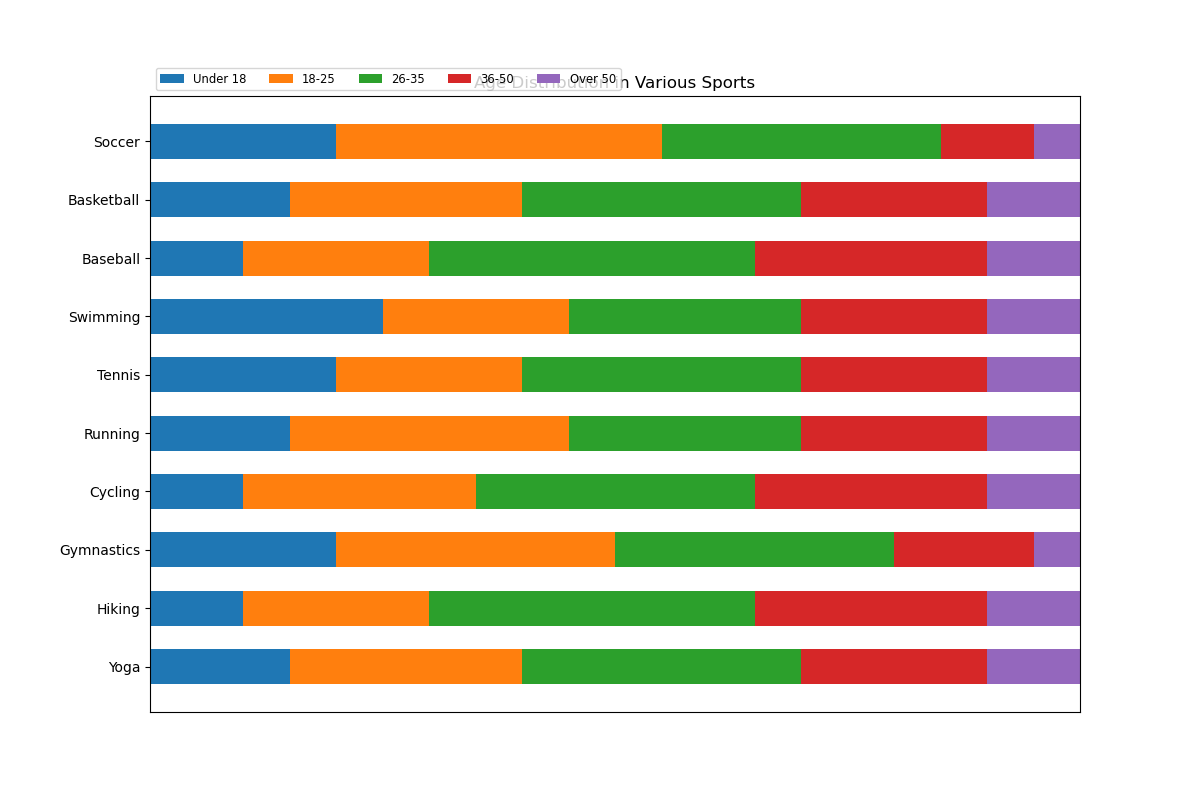

Here is the Python script that generated this plot:

import matplotlib.pyplot as plt
import numpy as np

data = np.array([
    [20, 35, 30, 10, 5],
    [15, 25, 30, 20, 10],
    [10, 20, 35, 25, 10],
    [25, 20, 25, 20, 10],
    [20, 20, 30, 20, 10],
    [15, 30, 25, 20, 10],
    [10, 25, 30, 25, 10],
    [20, 30, 30, 15, 5],
    [10, 20, 35, 25, 10],
    [15, 25, 30, 20, 10]
])

categories = ['Soccer', 'Basketball', 'Baseball', 'Swimming', 'Tennis', 'Running', 'Cycling', 'Gymnastics', 'Hiking', 'Yoga']
labels = ['Under 18', '18-25', '26-35', '36-50', 'Over 50']
colors = ['#1f77b4', '#ff7f0e', '#2ca02c', '#d62728', '#9467bd']

data_cum = data.cumsum(axis=1)
category_colors = plt.get_cmap('tab20b')(np.linspace(0.15, 0.85, data.shape[1]))

fig, ax = plt.subplots(figsize=(12, 8))
ax.invert_yaxis()
ax.xaxis.set_visible(False)
ax.set_xlim(0, np.sum(data, axis=1).max())

for i, (colname, color) in enumerate(zip(labels, colors)):
    widths = data[:, i]
    starts = data_cum[:, i] - widths
    ax.barh(categories, widths, left=starts, height=0.6, label=colname, color=color)

ax.legend(ncol=len(labels), bbox_to_anchor=(0, 1), loc='lower left', fontsize='small')
ax.set_title('Age Distribution in Various Sports', loc='center')

plt.show()
